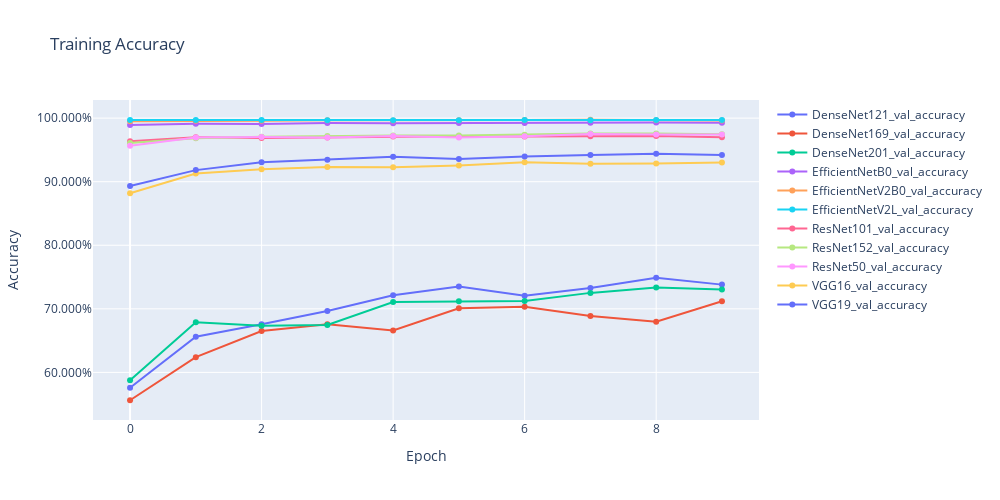

Notebook source saved alongside this figure:
### Code cell
plot_accuracy(val_accuracy_df, 'Training Accuracy')

### Figure 1 — Plotly figure (JSON) as saved in the notebook; plotly's stock layout.template omitted (floating-point values rounded to 4 significant figures)
{"data": [{"mode": "lines+markers", "name": "DenseNet121_val_accuracy", "type": "scatter", "x": [0, 1, 2, 3, 4, 5, 6, 7, 8, 9], "y": [0.5758, 0.6561, 0.6757, 0.6966, 0.7213, 0.735, 0.7208, 0.7327, 0.7488, 0.7381]}, {"mode": "lines+markers", "name": "DenseNet169_val_accuracy", "type": "scatter", "x": [0, 1, 2, 3, 4, 5, 6, 7, 8, 9], "y": [0.5562, 0.6239, 0.665, 0.6757, 0.666, 0.7009, 0.7032, 0.6887, 0.6797, 0.7118]}, {"mode": "lines+markers", "name": "DenseNet201_val_accuracy", "type": "scatter", "x": [0, 1, 2, 3, 4, 5, 6, 7, 8, 9], "y": [0.5875, 0.6787, 0.6734, 0.6746, 0.7108, 0.7118, 0.7124, 0.7251, 0.7335, 0.7304]}, {"mode": "lines+markers", "name": "EfficientNetB0_val_accuracy", "type": "scatter", "x": [0, 1, 2, 3, 4, 5, 6, 7, 8, 9], "y": [0.989, 0.9911, 0.9908, 0.9924, 0.9918, 0.9924, 0.9924, 0.9929, 0.9931, 0.9926]}, {"mode": "lines+markers", "name": "EfficientNetV2B0_val_accuracy", "type": "scatter", "x": [0, 1, 2, 3, 4, 5, 6, 7, 8, 9], "y": [0.9949, 0.9959, 0.9959, 0.9967, 0.9964, 0.9967, 0.9969, 0.9975, 0.9967, 0.9964]}, {"mode": "lines+markers", "name": "EfficientNetV2L_val_accuracy", "type": "scatter", "x": [0, 1, 2, 3, 4, 5, 6, 7, 8, 9], "y": [0.9972, 0.9972, 0.9972, 0.9967, 0.9967, 0.9967, 0.9969, 0.9967, 0.9972, 0.9972]}, {"mode": "lines+markers", "name": "ResNet101_val_accuracy", "type": "scatter", "x": [0, 1, 2, 3, 4, 5, 6, 7, 8, 9], "y": [0.9638, 0.9699, 0.9687, 0.9697, 0.971, 0.9715, 0.971, 0.9715, 0.972, 0.9699]}, {"mode": "lines+markers", "name": "ResNet152_val_accuracy", "type": "scatter", "x": [0, 1, 2, 3, 4, 5, 6, 7, 8, 9], "y": [0.9608, 0.9684, 0.9707, 0.972, 0.9725, 0.9727, 0.974, 0.9758, 0.9758, 0.9745]}, {"mode": "lines+markers", "name": "ResNet50_val_accuracy", "type": "scatter", "x": [0, 1, 2, 3, 4, 5, 6, 7, 8, 9], "y": [0.9564, 0.9697, 0.9702, 0.9694, 0.972, 0.9697, 0.9715, 0.975, 0.9743, 0.9743]}, {"mode": "lines+markers", "name": "VGG16_val_accuracy", "type": "scatter", "x": [0, 1, 2, 3, 4, 5, 6, 7, 8, 9], "y": [0.8818, 0.9129, 0.9197, 0.9233, 0.9228, 0.9256, 0.9304, 0.9282, 0.9287, 0.9302]}, {"mode": "lines+markers", "name": "VGG19_val_accuracy", "type": "scatter", "x": [0, 1, 2, 3, 4, 5, 6, 7, 8, 9], "y": [0.8932, 0.9182, 0.9304, 0.9345, 0.9394, 0.9355, 0.9396, 0.9419, 0.9439, 0.9422]}], "layout": {"height": 500, "title": {"text": "Training Accuracy"}, "width": 1000, "xaxis": {"title": {"text": "Epoch"}}, "yaxis": {"tickformat": ".3%", "title": {"text": "Accuracy"}}}}
